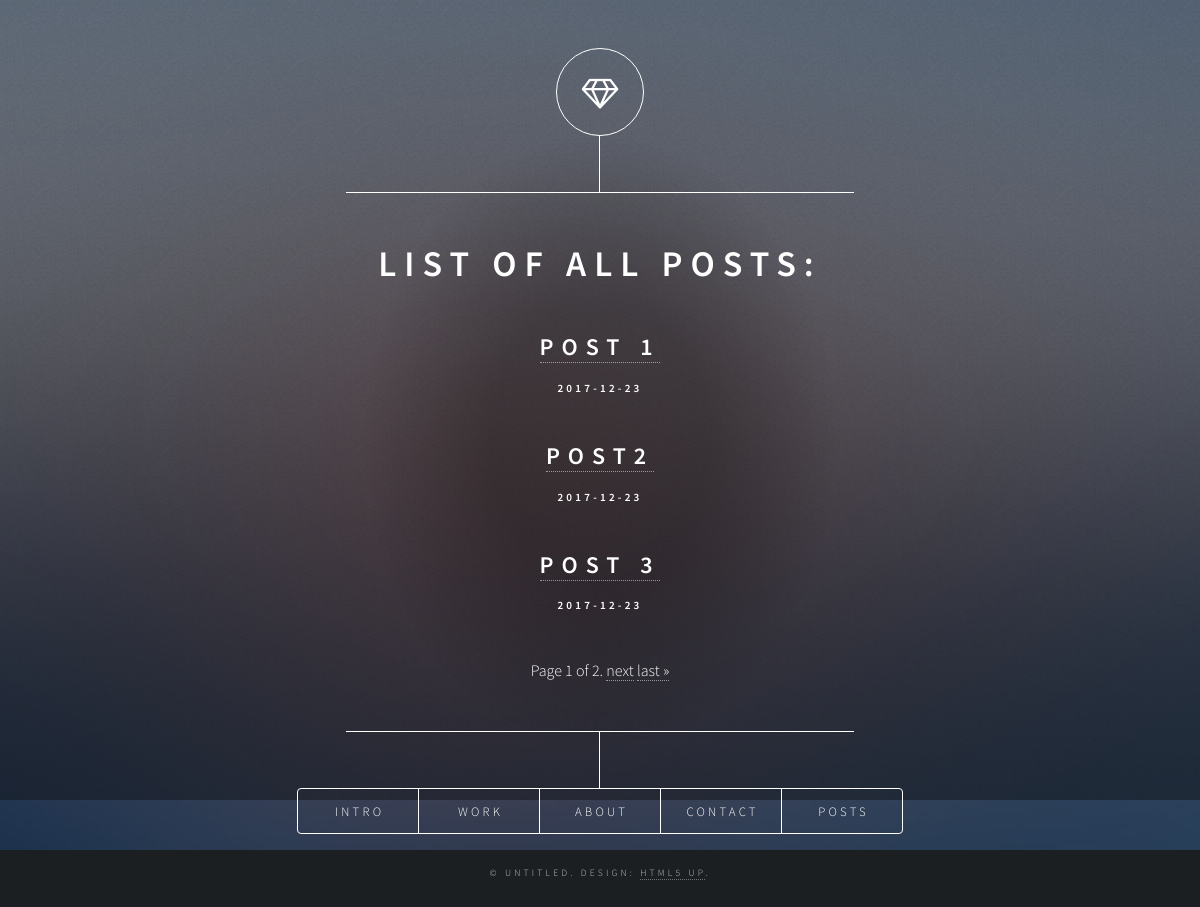
Page /post/ on the committed database.
### src/models.py (models this page shows, shortened)
class Post(models.Model):
    title = models.CharField(max_length=140)
    body = models.TextField()
    date = models.DateTimeField()

### src/views.py (the view)
# urls.py: url(r'^post/', views.index,name='index'),
def index(request):
    contact_list = Post.objects.all()
    paginator = Paginator(contact_list, 3)
    page = request.GET.get('page')
    contacts = paginator.get_page(page)
    return render(request, 'post/blog.html', {'contacts': contacts})

### src/templates/post/blog.html (shortened to what this page needs)
{% extends 'src/base.html' %}
{% block content %}
    <h1>List of all Posts:</h1><br>
    {% for contact in contacts  %}
        <h2><a href="http://127.0.0.1:8000/{{contact.id}}"> {{contact.title}}</a></h2><h5>{{ contact.date|date:"Y-m-d" }}</h5><br>
    {% endfor %}
    <div class="pagination">
        <span class="step-links">
            <span class="current">
                Page {{ contacts.number }} of {{ contacts.paginator.num_pages }}.
            </span>
            {% if contacts.has_next %}
                <a href="?page={{ contacts.next_page_number }}">next</a>
                <a href="?page={{ contacts.paginator.num_pages }}">last &raquo;</a>
            {% endif %}
        </span>
    </div>
{% endblock %}

### src/templates/src/base.html (shortened to what this page needs)
<!DOCTYPE HTML>
<html>
{% load staticfiles %}
	<head>
		<link rel="stylesheet" href="{% static 'assets/css/main.css' %}" />
	</head>
	<body>
			<div id="wrapper">
					<header id="header">
						<div class="logo">
							<span class="icon fa-diamond"></span>
						</div>
						<div class="content">
							<div class="inner">
								{% block content%}
								{% endblock %}
							</div>
						</div>
						<nav>
							<ul>
								<li><a href="#intro">Intro</a></li>
								<li><a href="#work">Work</a></li>
								<li><a href="#about">About</a></li>
								<li><a href="#contact">Contact</a></li>
								<li><a href="http://127.0.0.1:8000/post/">Posts</a></li>
							</ul>
						</nav>
					</header>
					<footer id="footer">
						<p class="copyright">&copy; Untitled. Design: <a href="https://html5up.net">HTML5 UP</a>.</p>
					</footer>
			</div>
			<div id="bg"></div>
	</body>
</html>

### rows in the picture
Post: title "POST 1", date "2017-12-23"
Post: title "POST2", date "2017-12-23"
Post: title "POST 3", date "2017-12-23"

### other values in the picture
{{ contacts.number }} "1"
{{ contacts.paginator.num_pages }} "2"
